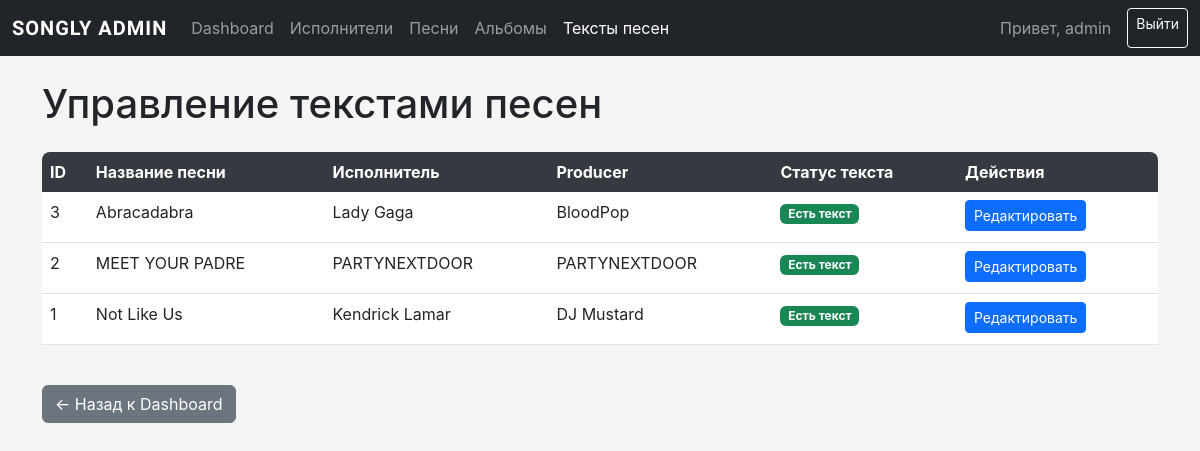
The page /admin/admin_lyrics.php (signed in) on the database its author committed.
### tables this page shows
CREATE TABLE IF NOT EXISTS `songs` (
  `id_songs` INT(11) NOT NULL AUTO_INCREMENT,
  `name_songs` VARCHAR(255) NOT NULL,
  `id_singer` INT(11) NOT NULL,
  `number_of_auditions` INT(11) DEFAULT 0,
  `image_path` VARCHAR(255) DEFAULT NULL,
  PRIMARY KEY (`id_songs`),
  INDEX `idx_singer` (`id_singer`),
  INDEX `idx_name_songs` (`name_songs`),
  FOREIGN KEY (`id_singer`) REFERENCES `singer`(`id_singer`) ON DELETE CASCADE
);

CREATE TABLE IF NOT EXISTS `singer` (
  `id_singer` INT(11) NOT NULL AUTO_INCREMENT,
  `name_singer` VARCHAR(255) NOT NULL,
  `description` TEXT DEFAULT NULL,
  `followers` INT(11) DEFAULT 0,
  `contributions` INT(11) DEFAULT 0,
  `image_path` VARCHAR(255) DEFAULT NULL,
  PRIMARY KEY (`id_singer`),
  INDEX `idx_name_singer` (`name_singer`)
);

CREATE TABLE IF NOT EXISTS `textsong` (
  `id_songs` INT(11) NOT NULL,
  `producer` VARCHAR(255) DEFAULT NULL,
  `textsong` TEXT NOT NULL,
  PRIMARY KEY (`id_songs`),
  FOREIGN KEY (`id_songs`) REFERENCES `songs`(`id_songs`) ON DELETE CASCADE
);

### admin/admin_lyrics.php (the view, shortened to what this page needs)
<?php
require_once('../config/db_config.php');
$sql = "SELECT s.id_songs, s.name_songs, singer.name_singer, ts.producer, ts.textsong
        FROM songs s
        LEFT JOIN singer ON s.id_singer = singer.id_singer
        LEFT JOIN textsong ts ON s.id_songs = ts.id_songs
        ORDER BY s.name_songs ASC";
$result = $conn->query($sql);
?>
<!DOCTYPE html>
<html lang="ru">
<head>
    <link href="https://cdn.jsdelivr.net/npm/bootstrap@5.3.0/dist/css/bootstrap.min.css" rel="stylesheet">
    <link href="css/admin_style.css" rel="stylesheet">
</head>
<body>
    <nav class="navbar navbar-dark bg-dark navbar-expand-lg">
        <div class="container-fluid">
            <a class="navbar-brand" href="admin_dashboard.php" style="font-family: 'Krona One', sans-serif;">SONGLY ADMIN</a>
            <div class="collapse navbar-collapse" id="navbarNav">
                <ul class="navbar-nav me-auto">
                    <li class="nav-item"><a class="nav-link" href="admin_dashboard.php">Dashboard</a></li>
                    <li class="nav-item"><a class="nav-link" href="admin_singers.php">Исполнители</a></li>
                    <li class="nav-item"><a class="nav-link" href="admin_songs.php">Песни</a></li>
                    <li class="nav-item"><a class="nav-link" href="admin_albums.php">Альбомы</a></li>
                    <li class="nav-item"><a class="nav-link active" href="admin_lyrics.php">Тексты песен</a></li>
                </ul>
                <div class="d-flex">
                    <span class="navbar-text me-3">Привет, <?php echo htmlspecialchars($_SESSION['admin_username']); ?></span>
                    <a href="admin_logout.php" class="btn btn-outline-light btn-sm">Выйти</a>
                </div>
            </div>
        </div>
    </nav>
    <div class="container mt-4">
        <h1 class="mb-4">Управление текстами песен</h1>
        <?php if ($result && $result->num_rows > 0): ?>
            <div class="table-responsive">
                <table class="table table-hover">
                    <thead>
                        <tr>
                            <th>ID</th>
                            <th>Название песни</th>
                            <th>Исполнитель</th>
                            <th>Producer</th>
                            <th>Статус текста</th>
                            <th>Действия</th>
                        </tr>
                    </thead>
                    <tbody>
                        <?php while($row = $result->fetch_assoc()): ?>
                            <tr>
                                <td><?php echo $row['id_songs']; ?></td>
                                <td><?php echo htmlspecialchars($row['name_songs']); ?></td>
                                <td><?php echo htmlspecialchars($row['name_singer'] ?? 'Не указан'); ?></td>
                                <td><?php echo htmlspecialchars($row['producer'] ?? '-'); ?></td>
                                <td>
                                    <?php if (!empty($row['textsong'])): ?>
                                        <span class="badge bg-success">Есть текст</span>
                                    <?php else: ?>
                                        <span class="badge bg-warning">Нет текста</span>
                                    <?php endif; ?>
                                </td>
                                <td class="action-buttons">
                                    <a href="admin_lyrics_edit.php?id=<?php echo $row['id_songs']; ?>" class="btn btn-sm btn-primary">
                                        <?php echo !empty($row['textsong']) ? 'Редактировать' : 'Добавить текст'; ?>
                                    </a>
                                </td>
                            </tr>
                        <?php endwhile; ?>
                    </tbody>
                </table>
            </div>
        <?php endif; ?>
        <div class="mt-4">
            <a href="admin_dashboard.php" class="btn btn-secondary">← Назад к Dashboard</a>
        </div>
    </div>
</body>
</html>

### admin/css/admin_style.css (style rules this page uses)
body { background-color: #f5f5f5; font-family: -apple-system, BlinkMacSystemFont, 'Segoe UI', Roboto, 'Helvetica Neue', Arial, sans-serif; }
.navbar-brand { font-weight: bold; letter-spacing: 1px; }
.table-responsive { border-radius: 8px; }
.table thead th { background-color: #343a40; color: white; border: none; }
.action-buttons { white-space: nowrap; }
.action-buttons .btn { margin-right: 3px; margin-bottom: 3px; }

### rows shown on the page
songs: id_songs "3", name_songs "Abracadabra", id_singer.name_singer "Lady Gaga", textsong.producer "BloodPop"
songs: id_songs "2", name_songs "MEET YOUR PADRE", id_singer.name_singer "PARTYNEXTDOOR", textsong.producer "PARTYNEXTDOOR"
songs: id_songs "1", name_songs "Not Like Us", id_singer.name_singer "Kendrick Lamar", textsong.producer "DJ Mustard"

### other values the page prints
$_SESSION['admin_username'] "admin"
